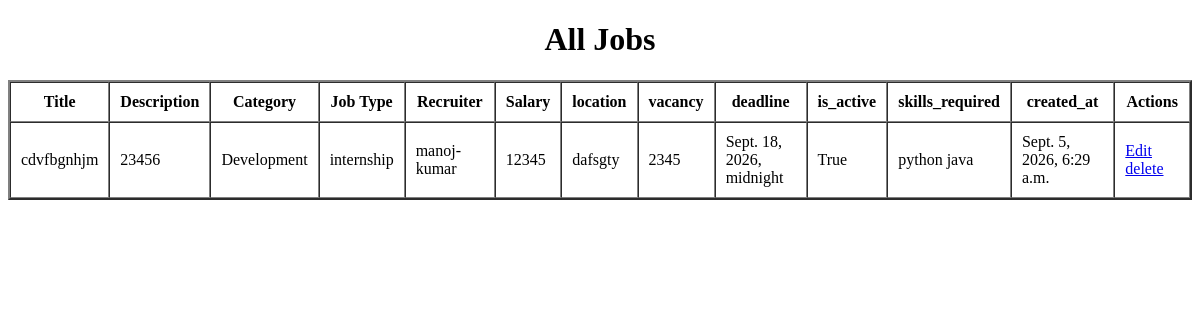
Page /rec/job/show/ (signed in) on the earlier database version.
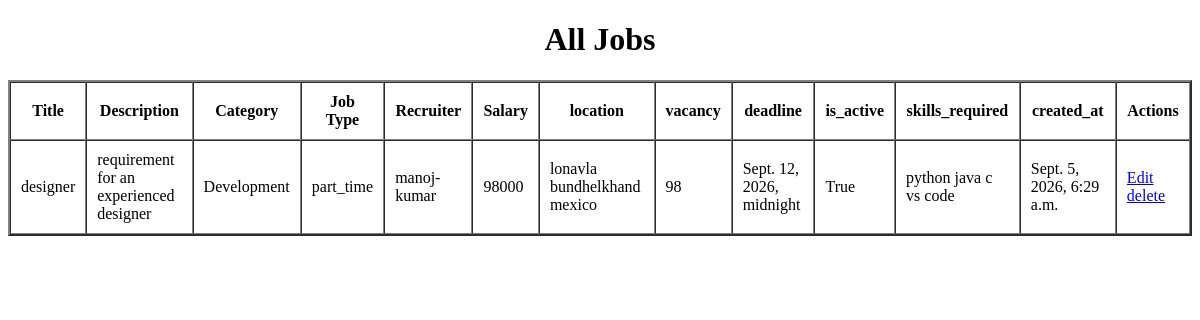
Same page on the later database version.
### recruiter/models.py (models this page shows, shortened)
class Job(models.Model):
    JOB_TYPE_CHOICES = (
        ('full_time' , 'Full Time'),
        ('part_time' , 'Part Time'),
        ('internship' , 'Internship'),
        ('contract' , 'Contract')
    )
    job_type = models.CharField(max_length=100 , choices=JOB_TYPE_CHOICES , default='part_time')
    recruiter = models.ForeignKey(Recruiter , on_delete=models.CASCADE , related_name="jobs")
    category = models.ForeignKey(JobCategory , on_delete=models.CASCADE , related_name="jobs")
    title = models.CharField(max_length=255)
    description = models.TextField()
    salary = models.PositiveIntegerField(default=0)
    location = models.TextField()
    vacancy = models.PositiveIntegerField()
    deadline = models.DateTimeField(null=True , blank=True)
    is_active = models.BooleanField(default=True)
    skills_required = models.ManyToManyField(Skill , related_name="jobs")
    created_at = models.DateTimeField(auto_now_add=True)
    updated_at = models.DateTimeField(auto_now=True)

class JobCategory(models.Model):
    category_name = models.CharField(max_length=255)
    created_at = models.DateTimeField(auto_now_add=True)
    def __str__(self):
        return self.category_name

### accounts/models.py (models this page shows, shortened)
class Recruiter(models.Model):
    user = models.OneToOneField(AppUser, on_delete=models.CASCADE , related_name="recruiter")
    company = models.ForeignKey(Company , on_delete=models.CASCADE , related_name="company" , null=True , blank=True )
    designation = models.CharField(max_length=100)
    craeted_at = models.DateTimeField(auto_now_add=True)
    updated_at = models.DateTimeField(auto_now=True)
    def __str__(self):
        return f"{self.user.first_name}-{self.user.last_name}"

class AppUser(models.Model):
    GENDER_CHOICES = (('male','Male'),('female','Female'),('others','Others'))
    USER_TYPE = (("recruiter" , "Recruiter") , ("jobseeker" , "Jobseeker"))
    first_name = models.CharField(max_length=255)
    last_name = models.CharField(max_length=255)
    gender = models.CharField(max_length =255 ,choices=GENDER_CHOICES , default="others" )
    email = models.EmailField(unique=True)
    contact_no = models.CharField(max_length=50)
    u_type = models.CharField(max_length=30 , choices=USER_TYPE , default="jobseeker")
    password = models.CharField(max_length=50)
    created_at = models.DateTimeField(auto_now_add=True)
    updated_at = models.DateTimeField(auto_now=True)

class Skill(models.Model):
    skill_name = models.CharField(max_length = 255 , unique=True)
    created_at = models.DateTimeField(auto_now_add=True)
    def __str__(self):
        return self.skill_name

### recruiter/views.py (the view)
# urls.py: path("job/show/" , views.showjobs , name="show-job"),
def showjobs(request):
    user_id = request.session.get('user_id' , None)
    if user_id is None :
        messages.error(request , "Login first")
        return redirect("login")
    user = AppUser.objects.get(id=user_id)
    if user.u_type != "recruiter":
        messages.error(request , "You are not Authorized to perform this operation")
        return redirect("login")
    recruiter  = Recruiter.objects.get(user = user)
    all_jobs = Job.objects.filter(recruiter = recruiter)
    return render(request , "recruiter/show_job.html" , {'jobs':all_jobs})

### recruiter/templates/recruiter/show_job.html (shortened to what this page needs)
<!DOCTYPE html>
<html lang="en">
<head>
</head>
<body>
    {% if jobs %}
    <div>
        <h1>All Jobs</h1>
        <table border="2px" align="center" cellspacing="0" cellpadding="10px">
        <tr>
            <th>Title</th>
            <th>Description</th>
            <th>Category</th>
            <th>Job Type</th>
            <th>Recruiter</th>
            <th>Salary</th>
            <th>location</th>
            <th>vacancy</th>
            <th>deadline</th>
            <th>is_active</th>
            <th>skills_required</th>
            <th>created_at</th>
            <th>Actions</th>
        </tr>
        {% for job in jobs %}
        <tr>
            <td>{{job.title}}</td>
            <td>{{job.description}}</td>
            <td>{{job.category}}</td>
            <td>{{job.job_type}}</td>
            <td>{{job.recruiter}}</td>
            <td>{{job.salary}}</td>
            <td>{{job.location}}</td>
            <td>{{job.vacancy}}</td>
            <td>{{job.deadline}}</td>
            <td>{{job.is_active}}</td>
            <td>
                {% for skill in job.skills_required.all %}
                <span>{{skill}}</span>
                {% endfor %}
            </td>
            <td>{{job.created_at}}</td>
            <td>
                <a href="{% url 'job-update' jid=job.id %}">Edit</a>
                <a href="{% url 'job-delete' jid=job.id %}">delete</a>
            </td>
        </tr>
        {% endfor %}
    </table>
    </div>
    {% else %}
    <h1>No Job Right Now </h1>
    <h2>Create a New Job</h2>
    <a href="{% url 'create-job'%}">Create Job </a>
    {% endif %}
</body>
</html>

Differences in the rows shown:
changed Job "True": gains Skill (skill_name "c"); gains Skill (skill_name "vs code"); title "cdvfbgnhjm" → "designer"; description "23456" → "requirement for an experienced designer"; job_type "internship" → "part_time"; salary "12345" → "98000"; location "dafsgty" → "lonavla bundhelkhand mexico"; vacancy "2345" → "98"; deadline "Sept. 18, 2026, midnight" → "Sept. 12, 2026, midnight"
